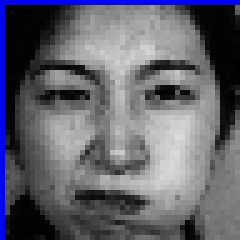
#> input picture JAF/0/KA.AN1.39.tiff, 48 x 48 px, given as the content of the folder D:/MyCode/Python/GraduateDesign/TestOne/PYTORCH/jaffe, which was not available (shown 5 times larger)
$ python preJAFFE.py
#> lines starting #> are read from the running program, lines starting #| are printed output that depends on the picture; pictures that were not available may be replaced by others from this repository, and a replacement may not be noted
import os, shutil
import cv2
dataPath=r'D:\MyCode\Python\GraduateDesign\TestOne\PYTORCH\jaffe'
save_path1=r'D:\MyCode\Python\GraduateDesign\TestOne\PYTORCH\datasets\jaf_train'
save_path2=r'D:\MyCode\Python\GraduateDesign\TestOne\PYTORCH\datasets\jaf_test'
dirs=os.listdir(dataPath)

def face(file_path,new_path):
    import numpy as np
    import cv2

    face_cascade = cv2.CascadeClassifier(r'D:\MyCode\Python\GraduateDesign\TestOne\haarcascade_frontalface_default.xml')

    print(file_path)
    img=cv2.imread(file_path)
#> img is the input picture: shape (48, 48, 3); mean B, G, R 108.7, 98.5, 98.5
    gray=cv2.cvtColor(img,cv2.COLOR_BGR2GRAY)
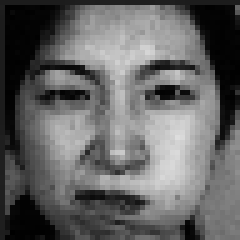
#> gray: shape (48, 48) (shown 5 times larger); min 0, max 221, mean 99.7
    faces = face_cascade.detectMultiScale(gray,
    scaleFactor = 1.15,
    minNeighbors = 5,
    minSize = (5,5))
#> faces = [[4, 3, 40, 40]]

    cv2.imshow("input",gray)

    for (x, y, w, h) in faces:

        cv2.rectangle(img, (x, y), (x + w, y + h), (255, 0, 0), 2)
        img=img[y:y+h,x:x+w]
        img=cv2.resize(img,(48,48))
        cv2.imwrite(new_path,img)
#> this loop made 1 pass
#> pass 1, in face, `img=img[y:y+h,x:x+w]`:
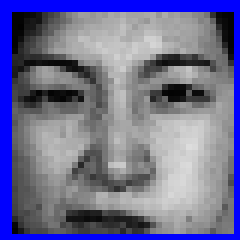
#> img: shape (40, 40, 3) (shown 6 times larger); mean B, G, R 147, 110.2, 110.2
#> pass 1, in face, `img=cv2.resize(img,(48,48))`:
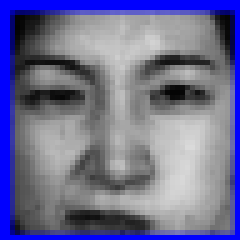
#> img: shape (48, 48, 3) (shown 5 times larger); mean B, G, R 147.2, 109.8, 109.8


i=1
a=[0,0,0,0,0,0,0]
for fname in dirs:
    if i:
        img_label = fname[3:5]

        if img_label == 'AN':
            if a[0]<24:
                save_path=save_path1
            else:
                save_path=save_path2
            a[0]+=1
            sub_folder = os.path.join(save_path, '0')

        elif img_label == 'DI':
            if a[1] < 24:
                save_path = save_path1
            else:
                save_path = save_path2
            a[1] += 1
            sub_folder = os.path.join(save_path, '1')

        elif img_label == 'FE':
            if a[2] < 24:
                save_path = save_path1
            else:
                save_path = save_path2
            a[2] += 1
            sub_folder = os.path.join(save_path, '2')

        elif img_label == 'HA':
            if a[3] < 24:
                save_path = save_path1
            else:
                save_path = save_path2
            sub_folder = os.path.join(save_path, '3')
            a[3] += 1

        elif img_label == 'SA':
            if a[4] < 24:
                save_path = save_path1
            else:
                save_path = save_path2
            sub_folder = os.path.join(save_path, '4')
            a[4] += 1

        elif img_label == 'SU':
            if a[5] < 24:
                save_path = save_path1
            else:
                save_path = save_path2
            sub_folder = os.path.join(save_path, '5')
            a[5] += 1

        elif img_label == 'NE':
            if a[6] < 24:
                save_path = save_path1
            else:
                save_path = save_path2
            sub_folder = os.path.join(save_path, '6')
            a[6] += 1

        if not os.path.exists(sub_folder):
            os.makedirs(sub_folder)
        file_path = os.path.join(dataPath, fname)
        new_path = os.path.join(sub_folder, fname)
        face(file_path,new_path)
        i = i + 1
        print(i)

$ run again, on JAF/0/KL.AN3.169.tiff
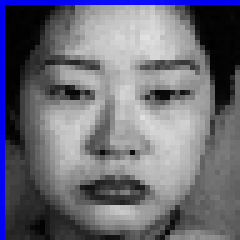
#> input picture JAF/0/KL.AN3.169.tiff, 48 x 48 px, given as the content of the folder D:/MyCode/Python/GraduateDesign/TestOne/PYTORCH/jaffe, which was not available (shown 5 times larger)
#> in face, img is the input picture: shape (48, 48, 3); mean B, G, R 118.1, 108.2, 108.2
#> in face, `gray=cv2.cvtColor(img,cv2.COLOR_BGR2GRAY)`:
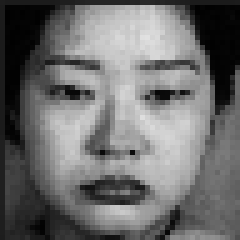
#> gray: shape (48, 48) (shown 5 times larger); min 1, max 225, mean 109.3
#> faces = [[2, 2, 42, 42]]
#> the loop in face, `for (x, y, w, h) in faces: ` made 1 pass
#> pass 1, in face, `img=cv2.resize(img,(48,48))`:
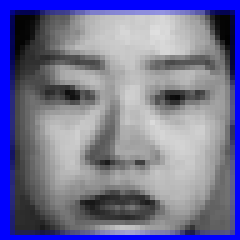
#> img: shape (48, 48, 3) (shown 5 times larger); mean B, G, R 150.2, 114.4, 114.4
